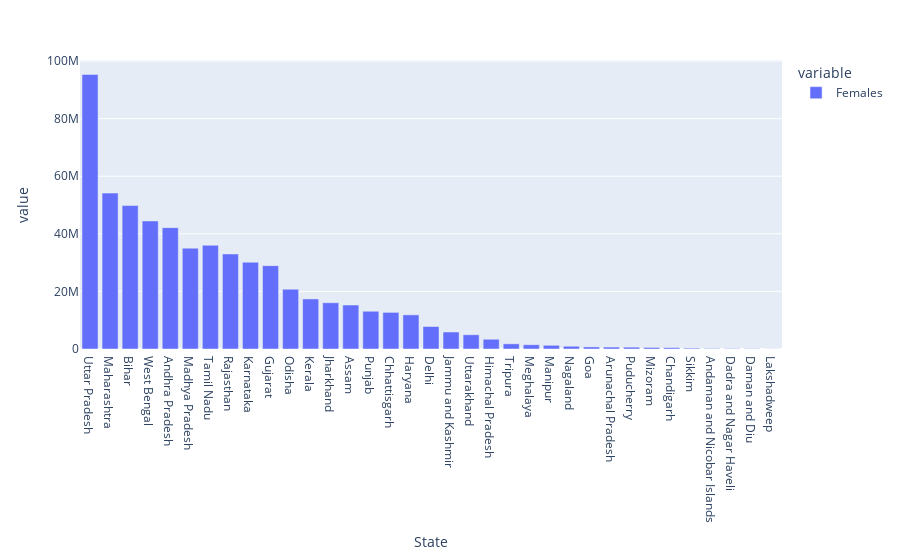

Here is the notebook cell this chart was saved with:
### Code cell
fig = px.bar(df, x='State', y=['Females'], barmode='group')

fig.show()

### Figure 1 — Plotly figure (JSON) as saved in the notebook; plotly's stock layout.template omitted (floating-point values rounded to 4 significant figures)
{"data": [{"alignmentgroup": "True", "hovertemplate": "variable=Females<br>State=%{x}<br>value=%{y}<extra></extra>", "legendgroup": "Females", "marker": {"color": "#636efa", "pattern": {"shape": ""}}, "name": "Females", "offsetgroup": "Females", "orientation": "v", "showlegend": true, "textposition": "auto", "type": "bar", "x": ["Uttar Pradesh", "Maharashtra", "Bihar", "West Bengal", "Andhra Pradesh", "Madhya Pradesh", "Tamil Nadu", "Rajasthan", "Karnataka", "Gujarat", "Odisha", "Kerala", "Jharkhand", "Assam", "Punjab", "Chhattisgarh", "Haryana", "Delhi", "Jammu and Kashmir", "Uttarakhand", "Himachal Pradesh", "Tripura", "Meghalaya", "Manipur", "Nagaland", "Goa", "Arunachal Pradesh", "Puducherry", "Mizoram", "Chandigarh", "Sikkim", "Andaman and Nicobar Islands", "Dadra and Nagar Haveli", "Daman and Diu", "Lakshadweep"], "xaxis": "x", "y": [95331831, 54131277, 49821295, 44467088, 42138631, 35014503, 36009055, 32997440, 30128640, 28948432, 20762082, 17378649, 16057819, 15266133, 13103873, 12712303, 11856728, 7800615, 5900640, 4948519, 3382729, 1799541, 1475057, 1280219, 953853, 719405, 669815, 635442, 541867, 474787, 287507, 177710, 149949, 92946, 31350], "yaxis": "y"}], "layout": {"barmode": "group", "legend": {"title": {"text": "variable"}, "tracegroupgap": 0}, "margin": {"t": 60}, "xaxis": {"anchor": "y", "domain": [0, 1], "title": {"text": "State"}}, "yaxis": {"anchor": "x", "domain": [0, 1], "title": {"text": "value"}}}}
